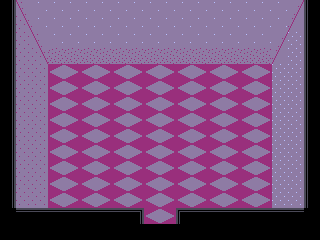

Tiled map render using the project's own tile images. Description and the map definition, with tile-layer contents summarised, below:
An orthogonal 20x15 tile map with 16x16 px tiles, 3 tile layers (background, mixed, foreground), 1 hidden layer not drawn, 2 tilesets.

<map version="1.0" orientation="orthogonal" renderorder="right-down" width="20" height="15" tilewidth="16" tileheight="16" nextobjectid="1">
 <tileset firstgid="1" name="floors1" tilewidth="16" tileheight="16" tilecount="23" columns="1">
  <image source="../tilesets/floors1.png" width="16" height="368" />
 </tileset>
 <tileset firstgid="24" name="tiles2" tilewidth="16" tileheight="16" tilecount="4" columns="2">
  <image source="tiles2.png" width="32" height="32" />
  <tile id="1">
   <properties>
    <property name="type" type="int" value="1" />
   </properties>
  </tile>
 </tileset>
 <layer name="background" width="20" height="15">
  <data>[300 cells, 266 non-empty, 12 distinct tile ids]</data>
 </layer>
 <layer name="mixed" width="20" height="15">
  <data>[300 cells, 0 non-empty, 0 distinct tile ids]</data>
 </layer>
 <layer name="foreground" width="20" height="15">
  <data>[300 cells, 64 non-empty, 6 distinct tile ids]</data>
 </layer>
 <layer name="collision" width="20" height="15" visible="0" opacity="0.48">
  <data>[300 cells, 50 non-empty, 1 distinct tile ids]</data>
 </layer>
</map>